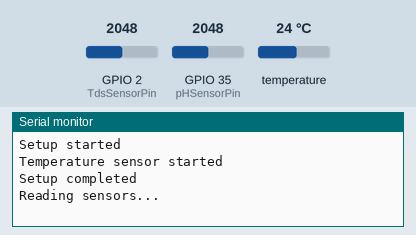
Recording of a sketch running on a simulated ESP32. Shown: the last lines printed to the serial monitor. The inputs (shaded band) are chosen by the test bench; at power-on: temperature 24 °C, GPIO 2 (TdsSensorPin) = 2048, GPIO 35 (pHSensorPin) = 2048.

Above: at 1.2 s.
1.3 s: temperature set to 12 °C
At 2.8 s:
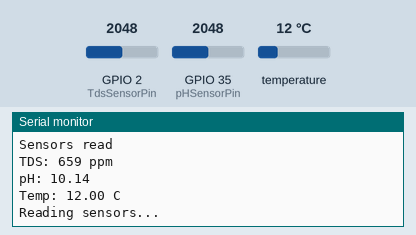
3.4 s: GPIO 2 (TdsSensorPin) set to 2866
4.9 s: GPIO 35 (pHSensorPin) set to 2866
At 6.3 s:
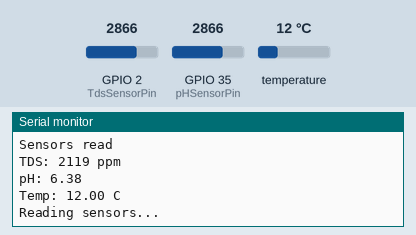
6.4 s: temperature set to 19 °C
7.9 s: GPIO 2 (TdsSensorPin) set to 3603
At 8.8 s:
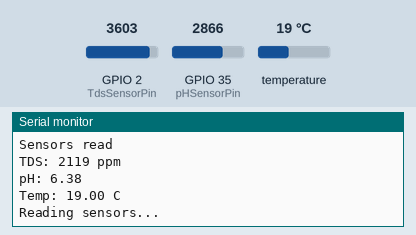
9.4 s: GPIO 35 (pHSensorPin) set to 3603
Timing chart, 0 to 11.9 s (numbered marks = the images above; inputs shaded):
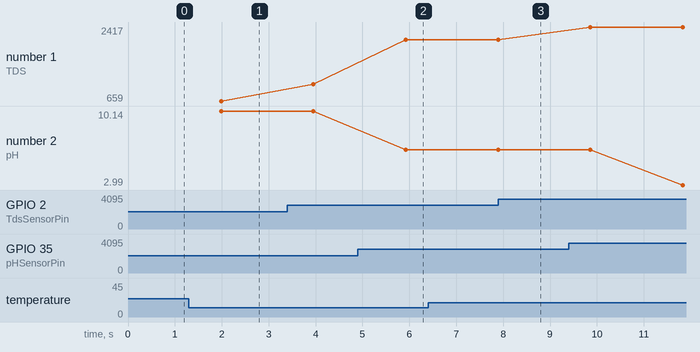

The sketch:

Water_Quality_with_tds_wpTemp_pH.ino
```cpp
// #include <Wire.h>
// #include <Adafruit_GFX.h>
// #include <Adafruit_SSD1306.h>
#include <OneWire.h>
#include <DallasTemperature.h>
// #include <BlynkSimpleEsp32.h>
// #include <SimpleTimer.h>

// WiFi and Blynk credentials
// char auth[] = "3vbf7rpD6vqpvve23wX3LcgknUqh_L31";
// char ssid[] = "AndroidAP7DF8";
// char pass[] = "electroniclinic";

// TDS sensor pin and constants
#define TdsSensorPin 2
#define VREF 3.3
#define SCOUNT 30

int analogBuffer[SCOUNT];
int analogBufferTemp[SCOUNT];
int analogBufferIndex = 0;

float averageVoltage = 0;
float tdsValue = 0;
float temperature = 25; // Default temperature for compensation

// pH sensor pin and constants
#define pHSensorPin 35
float calibration_value = 20.24 - 0.7;
int buffer_arr[10], temp;
float ph_act;

// DS18B20 temperature sensor
const int oneWireBus = 4;
OneWire oneWire(oneWireBus);
DallasTemperature sensors(&oneWire);

// OLED display
// #define SCREEN_WIDTH 128
// #define SCREEN_HEIGHT 64
// #define OLED_RESET -1
// Adafruit_SSD1306 display(SCREEN_WIDTH, SCREEN_HEIGHT, &Wire, OLED_RESET);

// // Timer for periodic updates
// SimpleTimer timer;

// Function to get the median value for TDS
int getMedianNum(int bArray[], int iFilterLen) {
  int bTab[iFilterLen];
  for (byte i = 0; i < iFilterLen; i++)
    bTab[i] = bArray[i];
  int i, j, bTemp;
  for (j = 0; j < iFilterLen - 1; j++) {
    for (i = 0; i < iFilterLen - j - 1; i++) {
      if (bTab[i] > bTab[i + 1]) {
        bTemp = bTab[i];
        bTab[i] = bTab[i + 1];
        bTab[i + 1] = bTemp;
      }
    }
  }
  if ((iFilterLen & 1) > 0) {
    bTemp = bTab[(iFilterLen - 1) / 2];
  } else {
    bTemp = (bTab[iFilterLen / 2] + bTab[iFilterLen / 2 - 1]) / 2;
  }
  return bTemp;
}

void setup() {
  Serial.begin(115200);
  Serial.println("Setup started");
  // Blynk.begin(auth, ssid, pass);
  sensors.begin();
  Serial.println("Temperature sensor started");
  // display.begin(SSD1306_SWITCHCAPVCC, 0x3C);
  // display.clearDisplay();
  // display.setTextColor(WHITE);
  pinMode(TdsSensorPin, INPUT);

  // timer.setInterval(500L, readSensors);
  // timer.setInterval(1000L, displayData);
  Serial.println("Setup completed");
}

void loop() {
  // Blynk.run();
  // timer.run();
  readSensors();
  displayData();
}

void readSensors() {
  Serial.println("Reading sensors...");
  // Read TDS sensor
  for (int i = 0; i < SCOUNT; i++) {
    analogBuffer[i] = analogRead(TdsSensorPin);
    delay(30);
  }
  averageVoltage = getMedianNum(analogBuffer, SCOUNT) * (float)VREF / 4096.0;
  float compensationCoefficient = 1.0 + 0.02 * (temperature - 25.0);
  float compensationVoltage = averageVoltage / compensationCoefficient;
  tdsValue = (133.42 * compensationVoltage * compensationVoltage * compensationVoltage - 255.86 * compensationVoltage * compensationVoltage + 857.39 * compensationVoltage) * 0.5;

  // Read pH sensor
  for (int i = 0; i < 10; i++) {
    buffer_arr[i] = analogRead(pHSensorPin);
    delay(30);
  }
  for (int i = 0; i < 9; i++) {
    for (int j = i + 1; j < 10; j++) {
      if (buffer_arr[i] > buffer_arr[j]) {
        temp = buffer_arr[i];
        buffer_arr[i] = buffer_arr[j];
        buffer_arr[j] = temp;
      }
    }
  }
  unsigned long avgval = 0;
  for (int i = 2; i < 8; i++) {
    avgval += buffer_arr[i];
  }
  float volt = (float)avgval * 3.3 / 4096.0 / 6;
  ph_act = -5.70 * volt + calibration_value;

  // Read temperature sensor
  sensors.requestTemperatures();
  temperature = sensors.getTempCByIndex(0);
  Serial.println("Sensors read");
}

void displayData() {
  Serial.print("TDS: ");
  Serial.print(tdsValue, 0);
  Serial.println(" ppm");

  Serial.print("pH: ");
  Serial.println(ph_act);

  Serial.print("Temp: ");
  Serial.print(temperature);
  Serial.println(" C");

  // display.display();

  // Send data to Blynk
  // Blynk.virtualWrite(V1, tdsValue);
  // Blynk.virtualWrite(V2, ph_act);
  // Blynk.virtualWrite(V3, temperature);
}
```

Measured:
- after the input at 1.3 s, the serial monitor: prints a new line after 0.68 s (image 1)
- after the input at 4.9 s, the serial monitor: prints a new line after 1.0 s (image 2)
- plotted number 2: 10.14 → 6.38 after the input at 4.9 s, 6.38 → 2.99 after the input at 9.4 s
